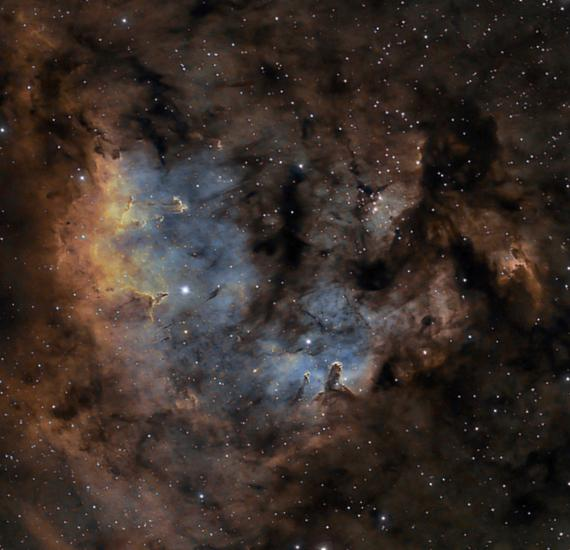
%> input picture Solution/4/test01.jpg, 570 x 550 px; the run also reads 2 pictures not shown here
$ octave difference.m   (GNU Octave 9; MATLAB toolbox functions it lacks are replaced by stand-ins)
%> lines starting %> are read from the running program, lines starting %| are printed output that depends on the picture
clc;
clear all;
close all;

original = imread('test01.jpg');
%> original is the input picture: size 550x570x3 uint8; mean R, G, B 57.5, 46.6, 41
long = imread('long.png');
short = imread('short.png');

figure;
imshowpair(original, long,'diff');
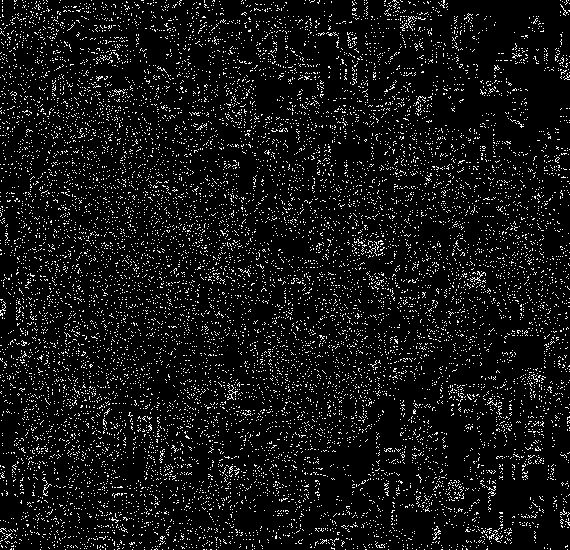
%> displayed picture: size 550x570, on the screen's scale of 0 to 255; 7.8% white in thin lines or dots
title('Differnce between original and long');

figure;
imshowpair(original, short,'diff');
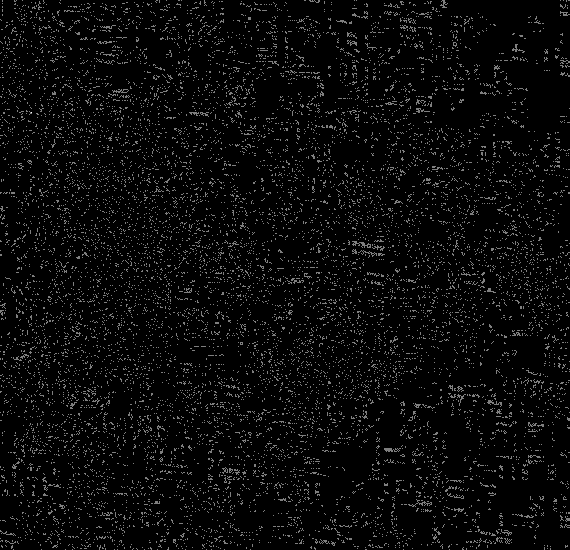
%> displayed picture: size 550x570, on the screen's scale of 0 to 255; min 0, max 255, mean 9.8
title('Differnce between original and short');

figure;
imshowpair(long, short,'diff');
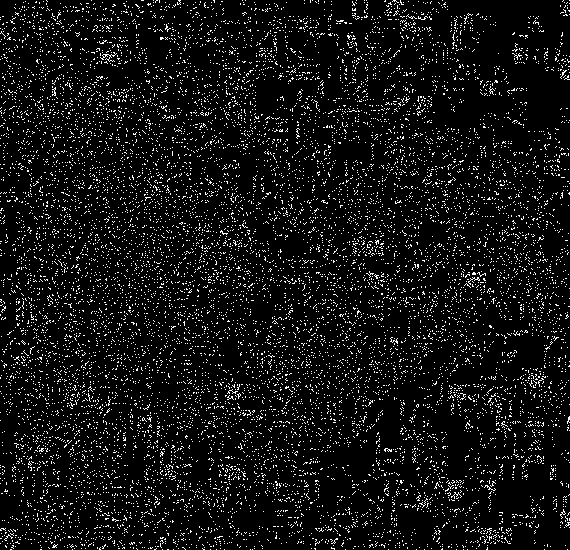
%> displayed picture: size 550x570, on the screen's scale of 0 to 255; 7.4% white in thin lines or dots
title('Differnce long and short');
